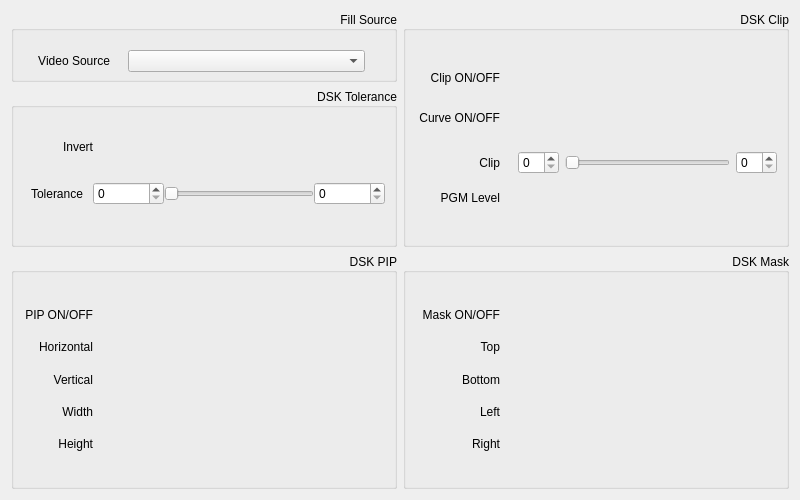
<?xml version="1.0" encoding="UTF-8"?>
<ui version="4.0">
 <class>CUE01_DSK_Widget_Form</class>
 <widget class="QWidget" name="CUE01_DSK_Widget_Form">
  <property name="geometry">
   <rect>
    <x>0</x>
    <y>0</y>
    <width>800</width>
    <height>500</height>
   </rect>
  </property>
  <property name="windowTitle">
   <string>Form</string>
  </property>
  <layout class="QVBoxLayout" name="verticalLayout_6">
   <item>
    <layout class="QHBoxLayout" name="horizontalLayout_22">
     <item>
      <layout class="QVBoxLayout" name="verticalLayout_5">
       <item>
        <widget class="QGroupBox" name="groupBox_fill_source">
         <property name="sizePolicy">
          <sizepolicy hsizetype="Preferred" vsizetype="Preferred">
           <horstretch>0</horstretch>
           <verstretch>0</verstretch>
          </sizepolicy>
         </property>
         <property name="styleSheet">
          <string notr="true">#groupBox_fill_source
{
	border-image: url(:/icons/images/groupbox_background.png);
}</string>
         </property>
         <property name="title">
          <string>Fill Source</string>
         </property>
         <property name="alignment">
          <set>Qt::AlignRight|Qt::AlignTrailing|Qt::AlignVCenter</set>
         </property>
         <layout class="QHBoxLayout" name="horizontalLayout_2">
          <property name="topMargin">
           <number>15</number>
          </property>
          <property name="bottomMargin">
           <number>3</number>
          </property>
          <item>
           <layout class="QHBoxLayout" name="horizontalLayout">
            <property name="spacing">
             <number>18</number>
            </property>
            <item>
             <spacer name="horizontalSpacer_11">
              <property name="orientation">
               <enum>Qt::Horizontal</enum>
              </property>
              <property name="sizeType">
               <enum>QSizePolicy::Maximum</enum>
              </property>
              <property name="sizeHint" stdset="0">
               <size>
                <width>15</width>
                <height>20</height>
               </size>
              </property>
             </spacer>
            </item>
            <item>
             <widget class="QLabel" name="label">
              <property name="maximumSize">
               <size>
                <width>80</width>
                <height>16777215</height>
               </size>
              </property>
              <property name="text">
               <string>Video Source</string>
              </property>
              <property name="alignment">
               <set>Qt::AlignRight|Qt::AlignTrailing|Qt::AlignVCenter</set>
              </property>
             </widget>
            </item>
            <item>
             <widget class="CustomComboBox" name="comboBox_video_source">
              <property name="sizePolicy">
               <sizepolicy hsizetype="Expanding" vsizetype="Fixed">
                <horstretch>0</horstretch>
                <verstretch>0</verstretch>
               </sizepolicy>
              </property>
             </widget>
            </item>
            <item>
             <spacer name="horizontalSpacer">
              <property name="orientation">
               <enum>Qt::Horizontal</enum>
              </property>
              <property name="sizeType">
               <enum>QSizePolicy::Maximum</enum>
              </property>
              <property name="sizeHint" stdset="0">
               <size>
                <width>20</width>
                <height>20</height>
               </size>
              </property>
             </spacer>
            </item>
           </layout>
          </item>
         </layout>
        </widget>
       </item>
       <item>
        <widget class="QGroupBox" name="groupBox_dsk_tolerance">
         <property name="maximumSize">
          <size>
           <width>16777215</width>
           <height>180</height>
          </size>
         </property>
         <property name="styleSheet">
          <string notr="true">#groupBox_dsk_tolerance{
	
	border-image: url(:/icons/images/group_back_dsk_tolerance.png);
}</string>
         </property>
         <property name="title">
          <string>DSK Tolerance</string>
         </property>
         <property name="alignment">
          <set>Qt::AlignRight|Qt::AlignTrailing|Qt::AlignVCenter</set>
         </property>
         <layout class="QVBoxLayout" name="verticalLayout">
          <property name="spacing">
           <number>0</number>
          </property>
          <item>
           <spacer name="verticalSpacer_11">
            <property name="orientation">
             <enum>Qt::Vertical</enum>
            </property>
            <property name="sizeType">
             <enum>QSizePolicy::Maximum</enum>
            </property>
            <property name="sizeHint" stdset="0">
             <size>
              <width>20</width>
              <height>20</height>
             </size>
            </property>
           </spacer>
          </item>
          <item>
           <layout class="QHBoxLayout" name="horizontalLayout_3">
            <property name="spacing">
             <number>13</number>
            </property>
            <item>
             <widget class="QLabel" name="label_2">
              <property name="sizePolicy">
               <sizepolicy hsizetype="Fixed" vsizetype="Maximum">
                <horstretch>0</horstretch>
                <verstretch>0</verstretch>
               </sizepolicy>
              </property>
              <property name="minimumSize">
               <size>
                <width>70</width>
                <height>0</height>
               </size>
              </property>
              <property name="maximumSize">
               <size>
                <width>70</width>
                <height>16777215</height>
               </size>
              </property>
              <property name="text">
               <string>Invert</string>
              </property>
              <property name="alignment">
               <set>Qt::AlignRight|Qt::AlignTrailing|Qt::AlignVCenter</set>
              </property>
             </widget>
            </item>
            <item>
             <widget class="SwitchBtn" name="widget_invert_switchBtn" native="true">
              <property name="sizePolicy">
               <sizepolicy hsizetype="Preferred" vsizetype="Maximum">
                <horstretch>0</horstretch>
                <verstretch>0</verstretch>
               </sizepolicy>
              </property>
             </widget>
            </item>
            <item>
             <spacer name="horizontalSpacer_2">
              <property name="orientation">
               <enum>Qt::Horizontal</enum>
              </property>
              <property name="sizeHint" stdset="0">
               <size>
                <width>40</width>
                <height>20</height>
               </size>
              </property>
             </spacer>
            </item>
           </layout>
          </item>
          <item>
           <spacer name="verticalSpacer_2">
            <property name="orientation">
             <enum>Qt::Vertical</enum>
            </property>
            <property name="sizeType">
             <enum>QSizePolicy::Maximum</enum>
            </property>
            <property name="sizeHint" stdset="0">
             <size>
              <width>20</width>
              <height>25</height>
             </size>
            </property>
           </spacer>
          </item>
          <item>
           <layout class="QHBoxLayout" name="horizontalLayout_4">
            <item>
             <widget class="QLabel" name="label_3">
              <property name="sizePolicy">
               <sizepolicy hsizetype="Fixed" vsizetype="Preferred">
                <horstretch>0</horstretch>
                <verstretch>0</verstretch>
               </sizepolicy>
              </property>
              <property name="minimumSize">
               <size>
                <width>60</width>
                <height>0</height>
               </size>
              </property>
              <property name="maximumSize">
               <size>
                <width>60</width>
                <height>16777215</height>
               </size>
              </property>
              <property name="text">
               <string>Tolerance</string>
              </property>
              <property name="alignment">
               <set>Qt::AlignRight|Qt::AlignTrailing|Qt::AlignVCenter</set>
              </property>
             </widget>
            </item>
            <item>
             <spacer name="horizontalSpacer_9">
              <property name="orientation">
               <enum>Qt::Horizontal</enum>
              </property>
              <property name="sizeType">
               <enum>QSizePolicy::Fixed</enum>
              </property>
              <property name="sizeHint" stdset="0">
               <size>
                <width>10</width>
                <height>20</height>
               </size>
              </property>
             </spacer>
            </item>
            <item>
             <widget class="CustomDoubleSpinBox" name="spinBox_tolerance__min"/>
            </item>
            <item>
             <widget class="QRangeSlider" name="rangeSlider_tolerance">
              <property name="maximumSize">
               <size>
                <width>150</width>
                <height>16777215</height>
               </size>
              </property>
              <property name="orientation">
               <enum>Qt::Horizontal</enum>
              </property>
             </widget>
            </item>
            <item>
             <widget class="CustomDoubleSpinBox" name="spinBox_tolerance_max"/>
            </item>
           </layout>
          </item>
          <item>
           <spacer name="verticalSpacer">
            <property name="orientation">
             <enum>Qt::Vertical</enum>
            </property>
            <property name="sizeType">
             <enum>QSizePolicy::Maximum</enum>
            </property>
            <property name="sizeHint" stdset="0">
             <size>
              <width>20</width>
              <height>30</height>
             </size>
            </property>
           </spacer>
          </item>
         </layout>
        </widget>
       </item>
      </layout>
     </item>
     <item>
      <widget class="QGroupBox" name="groupBox_dsk_clip">
       <property name="styleSheet">
        <string notr="true">#groupBox_dsk_clip{
	border-image: url(:/icons/images/group_back_dsk_clip.png);
}</string>
       </property>
       <property name="title">
        <string>DSK Clip</string>
       </property>
       <property name="alignment">
        <set>Qt::AlignRight|Qt::AlignTrailing|Qt::AlignVCenter</set>
       </property>
       <layout class="QVBoxLayout" name="verticalLayout_2">
        <item>
         <spacer name="verticalSpacer_6">
          <property name="orientation">
           <enum>Qt::Vertical</enum>
          </property>
          <property name="sizeType">
           <enum>QSizePolicy::Maximum</enum>
          </property>
          <property name="sizeHint" stdset="0">
           <size>
            <width>20</width>
            <height>20</height>
           </size>
          </property>
         </spacer>
        </item>
        <item>
         <layout class="QHBoxLayout" name="horizontalLayout_9">
          <property name="spacing">
           <number>13</number>
          </property>
          <item>
           <widget class="QLabel" name="label_5">
            <property name="sizePolicy">
             <sizepolicy hsizetype="Fixed" vsizetype="Preferred">
              <horstretch>0</horstretch>
              <verstretch>0</verstretch>
             </sizepolicy>
            </property>
            <property name="minimumSize">
             <size>
              <width>85</width>
              <height>0</height>
             </size>
            </property>
            <property name="maximumSize">
             <size>
              <width>85</width>
              <height>16777215</height>
             </size>
            </property>
            <property name="text">
             <string>Clip ON/OFF</string>
            </property>
            <property name="alignment">
             <set>Qt::AlignRight|Qt::AlignTrailing|Qt::AlignVCenter</set>
            </property>
           </widget>
          </item>
          <item>
           <widget class="SwitchBtn" name="widget_clip_switchBtn" native="true"/>
          </item>
          <item>
           <spacer name="horizontalSpacer_4">
            <property name="orientation">
             <enum>Qt::Horizontal</enum>
            </property>
            <property name="sizeHint" stdset="0">
             <size>
              <width>40</width>
              <height>20</height>
             </size>
            </property>
           </spacer>
          </item>
         </layout>
        </item>
        <item>
         <layout class="QHBoxLayout" name="horizontalLayout_10">
          <property name="spacing">
           <number>13</number>
          </property>
          <item>
           <widget class="QLabel" name="label_6">
            <property name="sizePolicy">
             <sizepolicy hsizetype="Fixed" vsizetype="Preferred">
              <horstretch>0</horstretch>
              <verstretch>0</verstretch>
             </sizepolicy>
            </property>
            <property name="minimumSize">
             <size>
              <width>85</width>
              <height>0</height>
             </size>
            </property>
            <property name="maximumSize">
             <size>
              <width>85</width>
              <height>16777215</height>
             </size>
            </property>
            <property name="text">
             <string>Curve ON/OFF</string>
            </property>
            <property name="alignment">
             <set>Qt::AlignRight|Qt::AlignTrailing|Qt::AlignVCenter</set>
            </property>
           </widget>
          </item>
          <item>
           <widget class="SwitchBtn" name="widget_curve_switchBtn" native="true"/>
          </item>
          <item>
           <spacer name="horizontalSpacer_5">
            <property name="orientation">
             <enum>Qt::Horizontal</enum>
            </property>
            <property name="sizeHint" stdset="0">
             <size>
              <width>40</width>
              <height>20</height>
             </size>
            </property>
           </spacer>
          </item>
         </layout>
        </item>
        <item>
         <spacer name="verticalSpacer_7">
          <property name="orientation">
           <enum>Qt::Vertical</enum>
          </property>
          <property name="sizeType">
           <enum>QSizePolicy::Maximum</enum>
          </property>
          <property name="sizeHint" stdset="0">
           <size>
            <width>20</width>
            <height>10</height>
           </size>
          </property>
         </spacer>
        </item>
        <item>
         <layout class="QHBoxLayout" name="horizontalLayout_6">
          <item>
           <widget class="QLabel" name="label_8">
            <property name="sizePolicy">
             <sizepolicy hsizetype="Fixed" vsizetype="Preferred">
              <horstretch>0</horstretch>
              <verstretch>0</verstretch>
             </sizepolicy>
            </property>
            <property name="minimumSize">
             <size>
              <width>85</width>
              <height>0</height>
             </size>
            </property>
            <property name="maximumSize">
             <size>
              <width>85</width>
              <height>16777215</height>
             </size>
            </property>
            <property name="text">
             <string>Clip</string>
            </property>
            <property name="alignment">
             <set>Qt::AlignRight|Qt::AlignTrailing|Qt::AlignVCenter</set>
            </property>
           </widget>
          </item>
          <item>
           <spacer name="horizontalSpacer_8">
            <property name="orientation">
             <enum>Qt::Horizontal</enum>
            </property>
            <property name="sizeType">
             <enum>QSizePolicy::Fixed</enum>
            </property>
            <property name="sizeHint" stdset="0">
             <size>
              <width>12</width>
              <height>20</height>
             </size>
            </property>
           </spacer>
          </item>
          <item>
           <widget class="CustomDoubleSpinBox" name="spinBox_clip__min"/>
          </item>
          <item>
           <widget class="QRangeSlider" name="rangeSlider_clip">
            <property name="orientation">
             <enum>Qt::Horizontal</enum>
            </property>
           </widget>
          </item>
          <item>
           <widget class="CustomDoubleSpinBox" name="spinBox_clip_max"/>
          </item>
         </layout>
        </item>
        <item>
         <layout class="QHBoxLayout" name="horizontalLayout_7">
          <property name="spacing">
           <number>18</number>
          </property>
          <item>
           <widget class="QLabel" name="label_7">
            <property name="sizePolicy">
             <sizepolicy hsizetype="Fixed" vsizetype="Preferred">
              <horstretch>0</horstretch>
              <verstretch>0</verstretch>
             </sizepolicy>
            </property>
            <property name="minimumSize">
             <size>
              <width>85</width>
              <height>0</height>
             </size>
            </property>
            <property name="maximumSize">
             <size>
              <width>85</width>
              <height>16777215</height>
             </size>
            </property>
            <property name="text">
             <string>PGM Level</string>
            </property>
            <property name="alignment">
             <set>Qt::AlignRight|Qt::AlignTrailing|Qt::AlignVCenter</set>
            </property>
           </widget>
          </item>
          <item>
           <widget class="SingleSliderWithDoubleSpinbox" name="widget_pgm_level" native="true"/>
          </item>
         </layout>
        </item>
        <item>
         <spacer name="verticalSpacer_5">
          <property name="orientation">
           <enum>Qt::Vertical</enum>
          </property>
          <property name="sizeType">
           <enum>QSizePolicy::Maximum</enum>
          </property>
          <property name="sizeHint" stdset="0">
           <size>
            <width>20</width>
            <height>20</height>
           </size>
          </property>
         </spacer>
        </item>
       </layout>
      </widget>
     </item>
    </layout>
   </item>
   <item>
    <layout class="QHBoxLayout" name="horizontalLayout_21">
     <item>
      <widget class="QGroupBox" name="groupBox_dsk_pip">
       <property name="styleSheet">
        <string notr="true">#groupBox_dsk_pip{
	
	border-image: url(:/icons/images/group_back_dsk_pip.png);
}</string>
       </property>
       <property name="title">
        <string>DSK PIP</string>
       </property>
       <property name="alignment">
        <set>Qt::AlignRight|Qt::AlignTrailing|Qt::AlignVCenter</set>
       </property>
       <layout class="QVBoxLayout" name="verticalLayout_3">
        <item>
         <spacer name="verticalSpacer_10">
          <property name="orientation">
           <enum>Qt::Vertical</enum>
          </property>
          <property name="sizeType">
           <enum>QSizePolicy::Maximum</enum>
          </property>
          <property name="sizeHint" stdset="0">
           <size>
            <width>20</width>
            <height>20</height>
           </size>
          </property>
         </spacer>
        </item>
        <item>
         <layout class="QHBoxLayout" name="horizontalLayout_11">
          <property name="spacing">
           <number>13</number>
          </property>
          <item>
           <widget class="QLabel" name="label_10">
            <property name="sizePolicy">
             <sizepolicy hsizetype="Fixed" vsizetype="Preferred">
              <horstretch>0</horstretch>
              <verstretch>0</verstretch>
             </sizepolicy>
            </property>
            <property name="minimumSize">
             <size>
              <width>70</width>
              <height>0</height>
             </size>
            </property>
            <property name="maximumSize">
             <size>
              <width>70</width>
              <height>16777215</height>
             </size>
            </property>
            <property name="text">
             <string>PIP ON/OFF</string>
            </property>
            <property name="alignment">
             <set>Qt::AlignRight|Qt::AlignTrailing|Qt::AlignVCenter</set>
            </property>
           </widget>
          </item>
          <item>
           <widget class="SwitchBtn" name="widget_pip_switchBtn" native="true"/>
          </item>
          <item>
           <spacer name="horizontalSpacer_6">
            <property name="orientation">
             <enum>Qt::Horizontal</enum>
            </property>
            <property name="sizeHint" stdset="0">
             <size>
              <width>40</width>
              <height>20</height>
             </size>
            </property>
           </spacer>
          </item>
         </layout>
        </item>
        <item>
         <layout class="QHBoxLayout" name="horizontalLayout_12">
          <property name="spacing">
           <number>18</number>
          </property>
          <item>
           <widget class="QLabel" name="label_11">
            <property name="sizePolicy">
             <sizepolicy hsizetype="Fixed" vsizetype="Preferred">
              <horstretch>0</horstretch>
              <verstretch>0</verstretch>
             </sizepolicy>
            </property>
            <property name="minimumSize">
             <size>
              <width>70</width>
              <height>0</height>
             </size>
            </property>
            <property name="maximumSize">
             <size>
              <width>70</width>
              <height>16777215</height>
             </size>
            </property>
            <property name="text">
             <string>Horizontal</string>
            </property>
            <property name="alignment">
             <set>Qt::AlignRight|Qt::AlignTrailing|Qt::AlignVCenter</set>
            </property>
           </widget>
          </item>
          <item>
           <widget class="SingleSliderWithDoubleSpinbox" name="widget_pip_horizontal" native="true"/>
          </item>
         </layout>
        </item>
        <item>
         <layout class="QHBoxLayout" name="horizontalLayout_13">
          <property name="spacing">
           <number>18</number>
          </property>
          <item>
           <widget class="QLabel" name="label_12">
            <property name="sizePolicy">
             <sizepolicy hsizetype="Fixed" vsizetype="Preferred">
              <horstretch>0</horstretch>
              <verstretch>0</verstretch>
             </sizepolicy>
            </property>
            <property name="minimumSize">
             <size>
              <width>70</width>
              <height>0</height>
             </size>
            </property>
            <property name="maximumSize">
             <size>
              <width>70</width>
              <height>16777215</height>
             </size>
            </property>
            <property name="text">
             <string>Vertical</string>
            </property>
            <property name="alignment">
             <set>Qt::AlignRight|Qt::AlignTrailing|Qt::AlignVCenter</set>
            </property>
           </widget>
          </item>
          <item>
           <widget class="SingleSliderWithDoubleSpinbox" name="widget_pip_vertical" native="true"/>
          </item>
         </layout>
        </item>
        <item>
         <layout class="QHBoxLayout" name="horizontalLayout_14">
          <property name="spacing">
           <number>18</number>
          </property>
          <item>
           <widget class="QLabel" name="label_13">
            <property name="sizePolicy">
             <sizepolicy hsizetype="Fixed" vsizetype="Preferred">
              <horstretch>0</horstretch>
              <verstretch>0</verstretch>
             </sizepolicy>
            </property>
            <property name="minimumSize">
             <size>
              <width>70</width>
              <height>0</height>
             </size>
            </property>
            <property name="maximumSize">
             <size>
              <width>70</width>
              <height>16777215</height>
             </size>
            </property>
            <property name="text">
             <string>Width</string>
            </property>
            <property name="alignment">
             <set>Qt::AlignRight|Qt::AlignTrailing|Qt::AlignVCenter</set>
            </property>
           </widget>
          </item>
          <item>
           <widget class="SingleSliderWithDoubleSpinbox" name="widget_pip_width" native="true"/>
          </item>
         </layout>
        </item>
        <item>
         <layout class="QHBoxLayout" name="horizontalLayout_15">
          <property name="spacing">
           <number>18</number>
          </property>
          <item>
           <widget class="QLabel" name="label_14">
            <property name="sizePolicy">
             <sizepolicy hsizetype="Fixed" vsizetype="Preferred">
              <horstretch>0</horstretch>
              <verstretch>0</verstretch>
             </sizepolicy>
            </property>
            <property name="minimumSize">
             <size>
              <width>70</width>
              <height>0</height>
             </size>
            </property>
            <property name="maximumSize">
             <size>
              <width>70</width>
              <height>16777215</height>
             </size>
            </property>
            <property name="text">
             <string>Height</string>
            </property>
            <property name="alignment">
             <set>Qt::AlignRight|Qt::AlignTrailing|Qt::AlignVCenter</set>
            </property>
           </widget>
          </item>
          <item>
           <widget class="SingleSliderWithDoubleSpinbox" name="widget_pip_height" native="true"/>
          </item>
         </layout>
        </item>
        <item>
         <spacer name="verticalSpacer_9">
          <property name="orientation">
           <enum>Qt::Vertical</enum>
          </property>
          <property name="sizeType">
           <enum>QSizePolicy::Maximum</enum>
          </property>
          <property name="sizeHint" stdset="0">
           <size>
            <width>20</width>
            <height>20</height>
           </size>
          </property>
         </spacer>
        </item>
       </layout>
      </widget>
     </item>
     <item>
      <widget class="QGroupBox" name="groupBox_dsk_mask">
       <property name="styleSheet">
        <string notr="true">#groupBox_dsk_mask{
	border-image: url(:/icons/images/group_back_dsk_mask.png);
}</string>
       </property>
       <property name="title">
        <string>DSK Mask</string>
       </property>
       <property name="alignment">
        <set>Qt::AlignRight|Qt::AlignTrailing|Qt::AlignVCenter</set>
       </property>
       <layout class="QVBoxLayout" name="verticalLayout_4">
        <item>
         <spacer name="verticalSpacer_4">
          <property name="orientation">
           <enum>Qt::Vertical</enum>
          </property>
          <property name="sizeType">
           <enum>QSizePolicy::Maximum</enum>
          </property>
          <property name="sizeHint" stdset="0">
           <size>
            <width>20</width>
            <height>20</height>
           </size>
          </property>
         </spacer>
        </item>
        <item>
         <layout class="QHBoxLayout" name="horizontalLayout_16">
          <property name="spacing">
           <number>11</number>
          </property>
          <item>
           <widget class="QLabel" name="label_15">
            <property name="sizePolicy">
             <sizepolicy hsizetype="Fixed" vsizetype="Preferred">
              <horstretch>0</horstretch>
              <verstretch>0</verstretch>
             </sizepolicy>
            </property>
            <property name="minimumSize">
             <size>
              <width>85</width>
              <height>0</height>
             </size>
            </property>
            <property name="maximumSize">
             <size>
              <width>85</width>
              <height>16777215</height>
             </size>
            </property>
            <property name="text">
             <string>Mask ON/OFF</string>
            </property>
            <property name="alignment">
             <set>Qt::AlignRight|Qt::AlignTrailing|Qt::AlignVCenter</set>
            </property>
           </widget>
          </item>
          <item>
           <widget class="SwitchBtn" name="widget_mask_switchBtn" native="true"/>
          </item>
          <item>
           <spacer name="horizontalSpacer_7">
            <property name="orientation">
             <enum>Qt::Horizontal</enum>
            </property>
            <property name="sizeHint" stdset="0">
             <size>
              <width>40</width>
              <height>20</height>
             </size>
            </property>
           </spacer>
          </item>
         </layout>
        </item>
        <item>
         <layout class="QHBoxLayout" name="horizontalLayout_17">
          <property name="spacing">
           <number>18</number>
          </property>
          <item>
           <widget class="QLabel" name="label_16">
            <property name="sizePolicy">
             <sizepolicy hsizetype="Fixed" vsizetype="Preferred">
              <horstretch>0</horstretch>
              <verstretch>0</verstretch>
             </sizepolicy>
            </property>
            <property name="minimumSize">
             <size>
              <width>85</width>
              <height>0</height>
             </size>
            </property>
            <property name="maximumSize">
             <size>
              <width>85</width>
              <height>16777215</height>
             </size>
            </property>
            <property name="text">
             <string>Top</string>
            </property>
            <property name="alignment">
             <set>Qt::AlignRight|Qt::AlignTrailing|Qt::AlignVCenter</set>
            </property>
           </widget>
          </item>
          <item>
           <widget class="SingleSliderWithDoubleSpinbox" name="widget_mask_top" native="true"/>
          </item>
         </layout>
        </item>
        <item>
         <layout class="QHBoxLayout" name="horizontalLayout_18">
          <property name="spacing">
           <number>18</number>
          </property>
          <item>
           <widget class="QLabel" name="label_17">
            <property name="sizePolicy">
             <sizepolicy hsizetype="Fixed" vsizetype="Preferred">
              <horstretch>0</horstretch>
              <verstretch>0</verstretch>
             </sizepolicy>
            </property>
            <property name="minimumSize">
             <size>
              <width>85</width>
              <height>0</height>
             </size>
            </property>
            <property name="maximumSize">
             <size>
              <width>85</width>
              <height>16777215</height>
             </size>
            </property>
            <property name="text">
             <string>Bottom</string>
            </property>
            <property name="alignment">
             <set>Qt::AlignRight|Qt::AlignTrailing|Qt::AlignVCenter</set>
            </property>
           </widget>
          </item>
          <item>
           <widget class="SingleSliderWithDoubleSpinbox" name="widget_mask_bottom" native="true"/>
          </item>
         </layout>
        </item>
        <item>
         <layout class="QHBoxLayout" name="horizontalLayout_19">
          <property name="spacing">
           <number>18</number>
          </property>
          <item>
           <widget class="QLabel" name="label_18">
            <property name="sizePolicy">
             <sizepolicy hsizetype="Fixed" vsizetype="Preferred">
              <horstretch>0</horstretch>
              <verstretch>0</verstretch>
             </sizepolicy>
            </property>
            <property name="minimumSize">
             <size>
              <width>85</width>
              <height>0</height>
             </size>
            </property>
            <property name="maximumSize">
             <size>
              <width>85</width>
              <height>16777215</height>
             </size>
            </property>
            <property name="text">
             <string>Left</string>
            </property>
            <property name="alignment">
             <set>Qt::AlignRight|Qt::AlignTrailing|Qt::AlignVCenter</set>
            </property>
           </widget>
          </item>
          <item>
           <widget class="SingleSliderWithDoubleSpinbox" name="widget_mask_left" native="true"/>
          </item>
         </layout>
        </item>
        <item>
         <layout class="QHBoxLayout" name="horizontalLayout_20">
          <property name="spacing">
           <number>18</number>
          </property>
          <item>
           <widget class="QLabel" name="label_19">
            <property name="sizePolicy">
             <sizepolicy hsizetype="Fixed" vsizetype="Preferred">
              <horstretch>0</horstretch>
              <verstretch>0</verstretch>
             </sizepolicy>
            </property>
            <property name="minimumSize">
             <size>
              <width>85</width>
              <height>0</height>
             </size>
            </property>
            <property name="maximumSize">
             <size>
              <width>85</width>
              <height>16777215</height>
             </size>
            </property>
            <property name="text">
             <string>Right</string>
            </property>
            <property name="alignment">
             <set>Qt::AlignRight|Qt::AlignTrailing|Qt::AlignVCenter</set>
            </property>
           </widget>
          </item>
          <item>
           <widget class="SingleSliderWithDoubleSpinbox" name="widget_mask_right" native="true"/>
          </item>
         </layout>
        </item>
        <item>
         <spacer name="verticalSpacer_3">
          <property name="orientation">
           <enum>Qt::Vertical</enum>
          </property>
          <property name="sizeType">
           <enum>QSizePolicy::Maximum</enum>
          </property>
          <property name="sizeHint" stdset="0">
           <size>
            <width>20</width>
            <height>20</height>
           </size>
          </property>
         </spacer>
        </item>
       </layout>
      </widget>
     </item>
    </layout>
   </item>
  </layout>
 </widget>
 <customwidgets>
  <customwidget>
   <class>SwitchBtn</class>
   <extends>QWidget</extends>
   <header>src.components.SwitchButton</header>
   <container>1</container>
  </customwidget>
  <customwidget>
   <class>QRangeSlider</class>
   <extends>QSlider</extends>
   <header>superqt</header>
  </customwidget>
  <customwidget>
   <class>CustomDoubleSpinBox</class>
   <extends>QSpinBox</extends>
   <header>src.components.CustomSpinBox</header>
  </customwidget>
  <customwidget>
   <class>SingleSliderWithDoubleSpinbox</class>
   <extends>QWidget</extends>
   <header>src.components.SingleSliderWithDoubleSpinbox</header>
   <container>1</container>
  </customwidget>
  <customwidget>
   <class>CustomComboBox</class>
   <extends>QComboBox</extends>
   <header>src.components.CustomComboBox</header>
  </customwidget>
 </customwidgets>
 <resources>
  <include location="../../../res/images.qrc"/>
 </resources>
 <connections/>
</ui>
